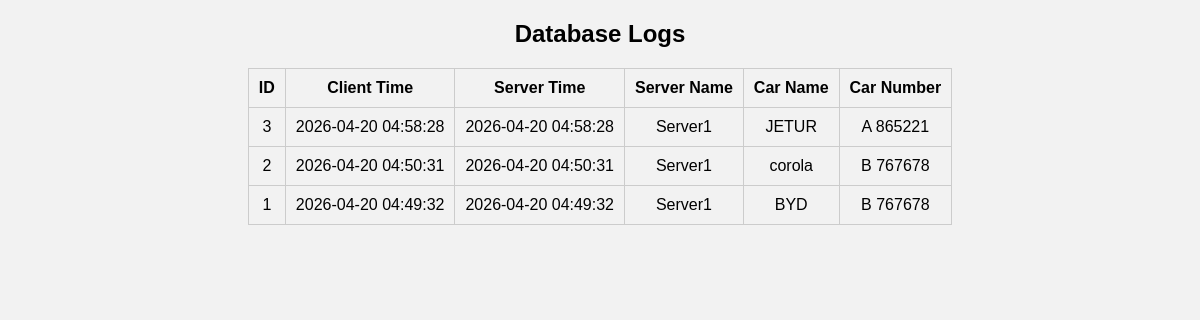
The page /database on the database its author committed.
### tables this page shows
CREATE TABLE logs (
    id INTEGER PRIMARY KEY AUTOINCREMENT,
    client_time TEXT,
    server_time TEXT,
    server_name TEXT,
    car_name TEXT,
    car_number TEXT
);

### app.py (the view)
@app.route('/database')
def database():
    c.execute("SELECT * FROM logs ORDER BY id DESC")
    data = c.fetchall()
    return render_template("database.html", data=data)

### templates/database.html (shortened to what this page needs)
<!DOCTYPE html>
<html>
<head>
<link rel="stylesheet" href="/client/style.css">
</head>
<body>
<h2>Database Logs</h2>
<table>
<tr>
<th>ID</th>
<th>Client Time</th>
<th>Server Time</th>
<th>Server Name</th>
<th>Car Name</th>
<th>Car Number</th>
</tr>
{% for row in data %}
<tr>
<td>{{row[0]}}</td>
<td>{{row[1]}}</td>
<td>{{row[2]}}</td>
<td>{{row[3]}}</td>
<td>{{row[4]}}</td>
<td>{{row[5]}}</td>
</tr>
{% endfor %}
</table>
</body>
</html>

### static/style.css (style rules this page uses)
body { font-family: Arial; text-align: center; }

### templates/database.html (style rules this page uses)
body { font-family: Arial; background: #f2f2f2; text-align: center; }
table { margin:auto; border-collapse: collapse; }
th, td { border:1px solid #ccc; padding:10px; }

### rows shown on the page
logs: id "3", client_time "2026-04-20 04:58:28", server_time "2026-04-20 04:58:28", server_name "Server1", car_name "JETUR", car_number "A 865221"
logs: id "2", client_time "2026-04-20 04:50:31", server_time "2026-04-20 04:50:31", server_name "Server1", car_name "corola", car_number "B 767678"
logs: id "1", client_time "2026-04-20 04:49:32", server_time "2026-04-20 04:49:32", server_name "Server1", car_name "BYD", car_number "B 767678"
